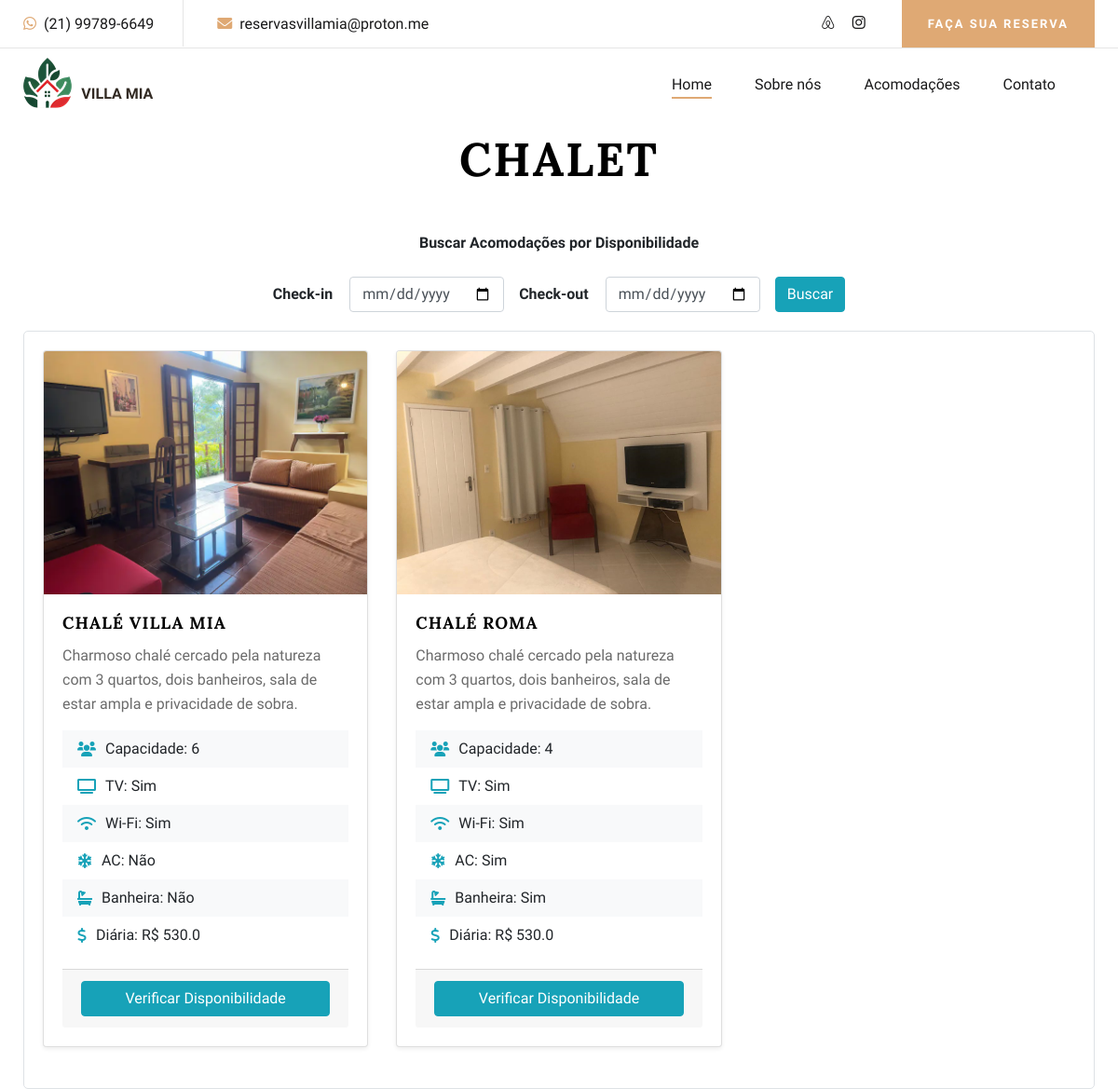
Before: /category/3/ with the older database file.
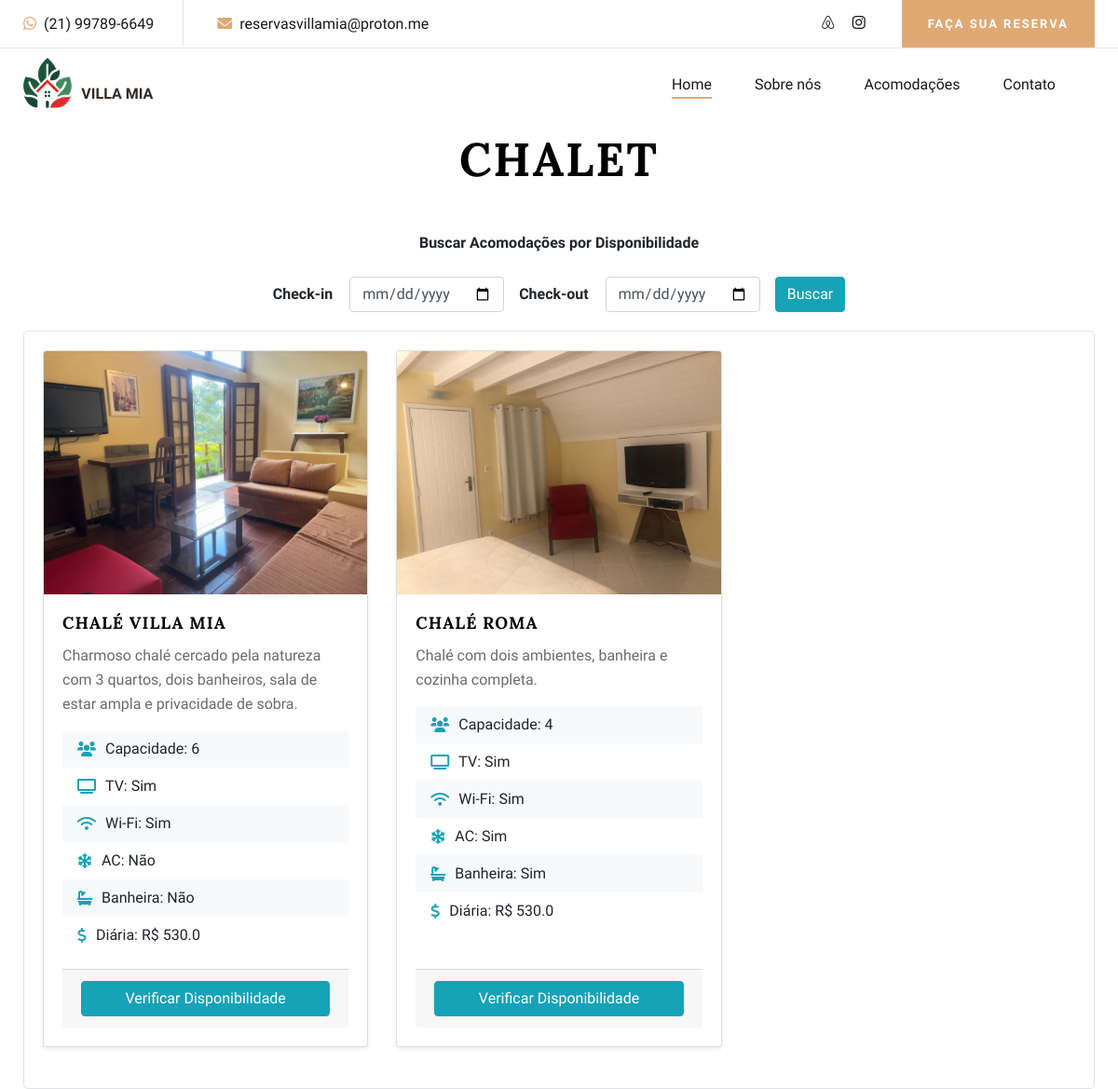
After: the same page with the newer database file.
### backend/models.py (models this page shows, shortened)
class Room(models.Model):
    title = models.CharField(max_length=200)
    description = models.CharField(max_length=600)
    image = models.ImageField(upload_to='room_images/', blank=True, null=True)  # Main image
    capacity = models.IntegerField()
    ac = models.BooleanField(default=False)
    tv = models.BooleanField(default=True)
    wifi = models.BooleanField(default=True)
    bathtub = models.BooleanField(default=False)
    price = models.FloatField()
    category = models.ForeignKey(Category, on_delete=models.CASCADE, default=1)
    available = models.BooleanField(default=True)

### backend/views.py (the view, shortened to what this page needs)
# urls.py: path('category/<int:category_id>/', views.category_rooms, name='category_rooms'),
def category_rooms(request, category_id):
    category = get_object_or_404(Category, id=category_id)
    rooms = Room.objects.filter(category=category)
    if not request.user.is_staff:
        rooms = rooms.filter(available=True)
    check_in = request.GET.get('check_in')
    check_out = request.GET.get('check_out')
    if check_in and check_out:
        check_in_date = datetime.datetime.strptime(check_in, '%Y-%m-%d').date()
        check_out_date = datetime.datetime.strptime(check_out, '%Y-%m-%d').date()
        rooms = rooms.filter(
            ~Q(booking__check_in__lte=check_out_date, booking__check_out__gte=check_in_date)
        ).distinct()
    if request.method == 'POST':
        room_id = request.POST.get('room_id')
        room = get_object_or_404(Room, id=room_id)
        room.available = 'available' in request.POST
        room.save()
        return redirect('category_rooms', category_id=category.id)
    return render(request, 'backend/category_rooms.html', {
        'category': category,
        'rooms': rooms,
        'check_in': check_in,
        'check_out': check_out
    })

### backend/templates/backend/category_rooms.html (shortened to what this page needs)
{% extends "backend/layout.html" %}
{% block extra_head %}
<link rel="stylesheet" href="https://cdnjs.cloudflare.com/ajax/libs/font-awesome/6.0.0-beta3/css/all.min.css">
{% endblock %}
{% block body %}
    <h1 class="text-center mb-4 room-title">{{ category.name }}</h1>
    <div class="container mt-5">
        <span class="d-flex justify-content-center" style="font-weight: 700">Buscar Acomodações por Disponibilidade</span><br/>
        <div class="date-picker-container" style="font-weight: 700">
            <form method="get" class="form-inline">
                <div class="form-group">
                    <label for="check_in">Check-in</label>
                    <input type="date" id="check_in" name="check_in" class="form-control ml-2" value="{{ request.GET.check_in }}" required>
                </div>
                <div class="form-group ml-3">
                    <label for="check_out">Check-out</label>
                    <input type="date" id="check_out" name="check_out" class="form-control ml-2" value="{{ request.GET.check_out }}" required>
                </div>
                <button type="submit" class="btn btn-info ml-3 buscar">Buscar</button>
            </form>
        </div>
        <div class="section-divider">
            <div class="row">
                {% if rooms %}
                    {% for room in rooms %}
                        <div class="col-md-4 mb-4">
                            <div class="card h-100 shadow-sm">
                                <img src="{{ room.image.url }}" class="card-img-top" alt="{{ room.title }}">
                                <div class="card-body d-flex flex-column">
                                    <div class="content">
                                        <h5 class="card-title">{{ room.title }}</h5>
                                        <p class="card-text">{{ room.description }}</p>
                                        <ul class="list-group list-group-flush mb-3">
                                            <li class="list-group-item"><i class="fas fa-users"></i>Capacidade: {{ room.capacity }}</li>
                                            <li class="list-group-item"><i class="fas fa-tv"></i>TV: {{ room.tv|yesno:"Sim,Não" }}</li>
                                            <li class="list-group-item"><i class="fas fa-wifi"></i>Wi-Fi: {{ room.wifi|yesno:"Sim,Não" }}</li>
                                            <li class="list-group-item"><i class="fas fa-snowflake"></i>AC: {{ room.ac|yesno:"Sim,Não" }}</li>
                                            <li class="list-group-item"><i class="fas fa-bath"></i>Banheira: {{ room.bathtub|yesno:"Sim,Não" }}</li>
                                            <li class="list-group-item"><i class="fas fa-dollar-sign"></i>Diária: R$ {{ room.price }}</li>
                                        </ul>
                                    </div>
                                    <div class="card-footer">
                                        <a href="{% url 'check_availability' room.id %}" class="btn btn-info mt-auto">Verificar Disponibilidade</a>
                                    </div>
                                </div>
                            </div>
                        </div>
                    {% endfor %}
                {% else %}
                    <p class="text-center">No rooms available in this category.</p>
                {% endif %}
            </div>
        </div>
    </div>
{% endblock %}

Changed rows visible on the page:
changed Room "CHALÉ ROMA": description "Charmoso chalé cercado pela natureza com 3 quartos, dois banheiros, sala de estar ampla e privacidade de sobra." → "Chalé com dois ambientes, banheira e cozinha completa."
